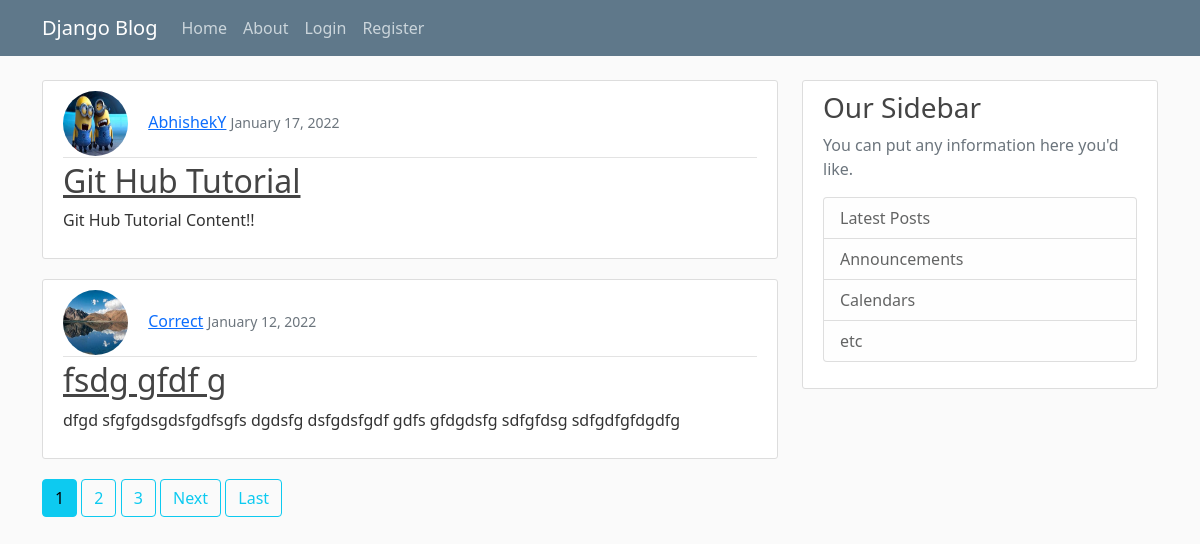
The page / on the database its author committed.
### blog/models.py (models this page shows, shortened)
class Post(models.Model):
    title = models.CharField(max_length=100)
    content = models.TextField()
    date_posted = models.DateTimeField(default=timezone.now)
    author = models.ForeignKey(User, on_delete=models.CASCADE)

### users/models.py (models this page shows, shortened)
class Profile(models.Model):
    user = models.OneToOneField(User, on_delete=models.CASCADE)
    image = models.ImageField(default="default.jpeg", upload_to="profile_pics")

### blog/views.py (the view)
# urls.py: path('', views.PostListView.as_view(), name='blog-home'),
class PostListView(ListView):
    model = Post
    template_name = 'blog/home.html'        # <app>/<model>_<viewtype>.html
    context_object_name = 'posts'
    ordering = ['-date_posted']
    paginate_by = 2  # to paginate just do this much

### blog/templates/blog/home.html (shortened to what this page needs)
{% extends "blog/base.html" %}
{% block content %}
    {% for post in posts %}
        <article class="media content-section">
            <div class="media-body">
            <div class="article-metadata">
                <img class="rounded-circle article-img" src="{{ post.author.profile.image.url }}">
                <a class="mr-2" href="{% url 'user-posts' post.author.username %}">{{ post.author }}</a>
                <small class="text-muted" >{{ post.date_posted|date:"F d, Y" }}</small>
            </div>
            <h2><a class="article-title" href=" {% url 'post-detail' post.id %} ">{{ post.title }}</a></h2>
            <p class="article-content">{{ post.content }}</p>
            </div>
        </article>
    {% endfor %}
    {% if is_paginated %}
        {% for num in page_obj.paginator.page_range%}
            {% if page_obj.number == num %}
                <a class="btn btn-info mb-4" href="?page={{num}}"> {{num}} </a>
            {% elif num > page_obj.number|add:'-3' and num < page_obj.number|add:'3' %}
                <a class="btn btn-outline-info mb-4" href="?page={{num}}"> {{num}} </a>
            {% endif %}
        {%endfor%}
        {% if page_obj.has_next %}
            <a class="btn btn-outline-info mb-4" href="?page={{page_obj.next_page_number}}"> Next </a>
            <a class="btn btn-outline-info mb-4" href="?page={{ page_obj.paginator.num_pages}}"> Last </a>
        {% endif %}
    {% endif %}
{% endblock content %}

### blog/static/blog/main.css (style rules this page uses)
body { background: #fafafa; color: #333333; margin-top: 5rem; }
h1, h2, h3, h4, h5, h6 { color: #444444; }
.content-section { background: #ffffff; padding: 10px 20px; border: 1px solid #dddddd; border-radius: 3px; margin-bottom: 20px; }
.article-title { color: #444444; }
.article-content { white-space: pre-line; }
.article-img { height: 65px; width: 65px; margin-right: 16px; }
.article-metadata { padding-bottom: 1px; margin-bottom: 4px; border-bottom: 1px solid #e3e3e3 }

### rows shown on the page
Post: author.profile.image (picture), author "AbhishekY", date_posted "January 17, 2022", title "Git Hub Tutorial", content "Git Hub Tutorial Content!!"
Post: author.profile.image (placeholder picture), author "Correct", date_posted "January 12, 2022", title "fsdg gfdf g", content "dfgd sfgfgdsgdsfgdfsgfs dgdsfg dsfgdsfgdf gdfs gfdgdsfg sdfgfdsg sdfgdfgfdgdfg"

### other values the page prints
{{ num }} "1"
{{ num }} "2" "3"
